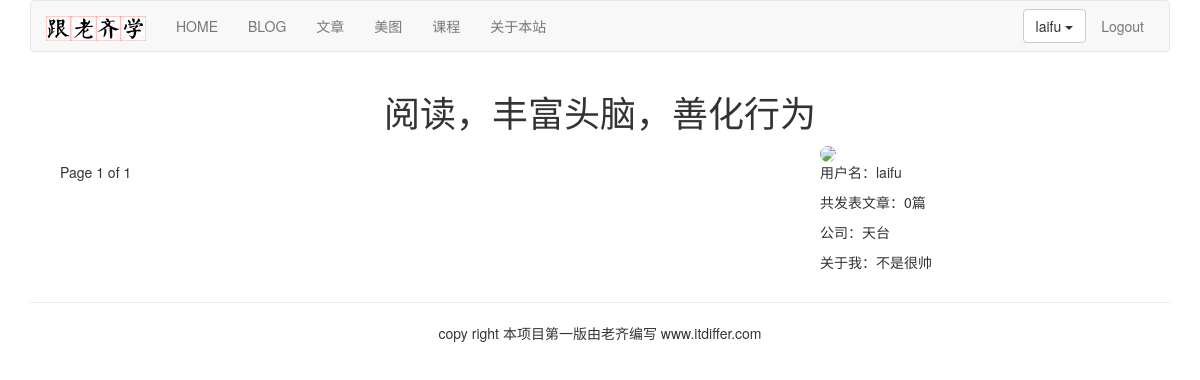
The app's page /article/list-article-titles/laifu/, older data.
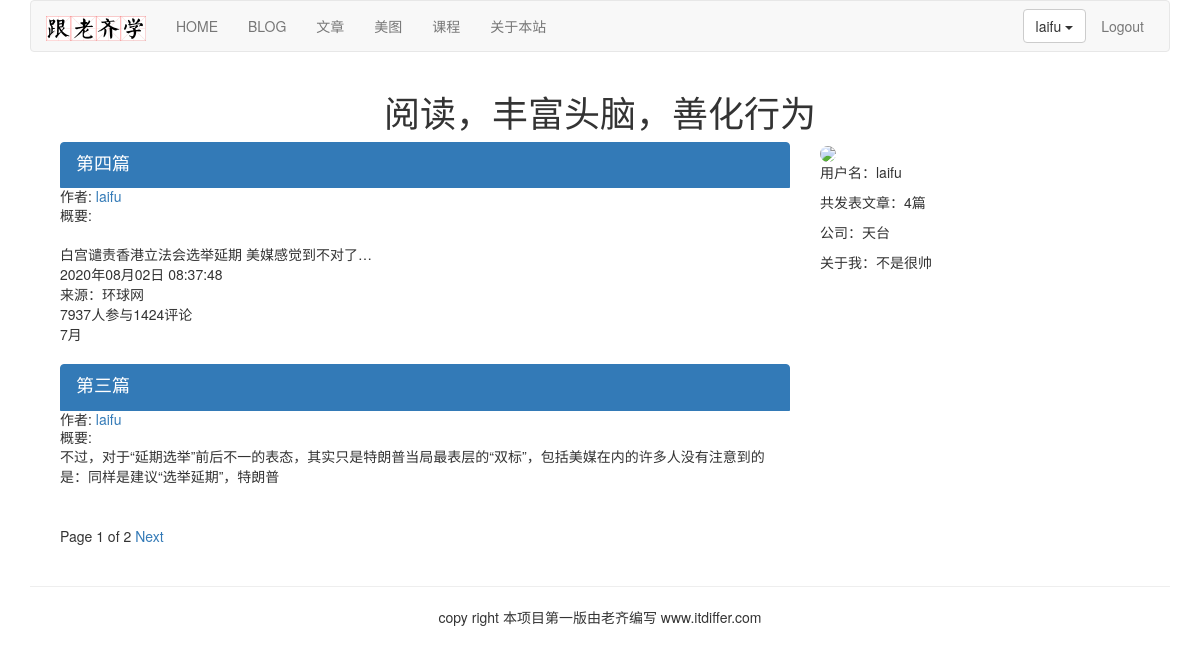
The same page, newer data.
### article/models.py (models this page shows, shortened)
class ArticlePost(models.Model):
    author = models.ForeignKey(User, on_delete=models.CASCADE, related_name="article")
    title = models.CharField(max_length=200)
    slug = models.SlugField(max_length=500)
    column = models.ForeignKey(ArticleColumn, on_delete=models.CASCADE, related_name="article_column")
    body = models.TextField()
    created = models.DateTimeField(default=timezone.now)
    updated = models.DateTimeField(auto_now=True)
    users_like = models.ManyToManyField(User, related_name="articles_like", blank=True)
    article_tag = models.ManyToManyField(ArticleTag, related_name='article_tag', blank=True)
    class Meta:
        ordering = ("-updated",)
        index_together = (('id', 'slug'),)  # 对数据库中这两个字段建立索引
    def get_url_path(self):
        return reverse("article:article_content", args=[self.id, self.slug])

### article/list_views.py (the view)
# urls.py: path('list-article-titles/', list_views.article_titles, name="article_titles"),
def article_titles(request, username=None):
    if username:
        user = User.objects.get(username=username)
        articles_title = ArticlePost.objects.filter(author=user)
        try:
            userinfo = user.userinfo
        except:
            userinfo = None
    else:
        articles_title = ArticlePost.objects.all()
    paginator = Paginator(articles_title, 2)
    page = request.GET.get('page')
    try:
        current_page = paginator.page(page)   # 获取当前页
        articles = current_page.object_list   # 当前页的对象列
    except PageNotAnInteger:
        current_page = paginator.page(1)
        articles = current_page.object_list
    except EmptyPage:
        current_page = paginator.page(paginator.num_pages)
        articles = current_page.object_list
    if username:
        return render(request, "article/list/author_articles.html", {"articles": articles,
                                                                     "page": current_page,
                                                                     "userinfo": userinfo,
                                                                     "user": user})
    return render(request, "article/list/article_titles.html", {"articles": articles,
                                                                "page": current_page})

### article/templatetags/article_tags.py (called while the page is built)
@register.simple_tag
def author_total_articles(user):
    return user.article.count()

### templates/article/list/author_articles.html (shortened to what this page needs)
{% extends "base.html" %}
{% load article_tags %}
{% load static %}
{% block content %}
<div class="row text-center vertical-middle-sm">
    <h1>阅读，丰富头脑，善化行为</h1>
</div>
<div class="container">
<div class="col-md-8">
    {% for article in articles %}
    <div class="list-group">
        <a href="{{article.get_url_path}}" class="list-group-item active">
            <h4 class="list-group-item-heading">{{article.title}}</h4>
        </a>
        <p class="list-group-item-text">作者:
            <a href="{% url 'article:author_articles' article.author.username %}">{{article.author.username}}</a>
        </p>
        <p class="list-group-item-text">概要:{{article.body|slice:'70'|linebreaks}} </p>
    </div>
    {% endfor %}
    {% include "paginator.html" %}
</div>
<div class="col-md-4">
<div>
    {% if userinfo.photo %}
    <img src="{{ userinfo.photo | striptags }}" class="img-circle" id="my_photo" name="user_face" style="width: 300px">
    {% else %}
    <img name="user_face" src="{% static 'images/newton.jpg' %}" class="img-circle" id="my_photo" style="width: 300px">
    {% endif %}
</div>
<div>
    <p>用户名：{{ user.username }}</p>
    <p>共发表文章：{% author_total_articles user %}篇</p>
{% if userinfo %}
    <p>公司：{{ userinfo.company }}</p>
    <p>关于我：{{ userinfo.aboutme }}</p>
{% else %}
    <p>这个作者太懒了，什么也没有留下。</p>
{% endif %}
</div>
</div>
</div>
{% endblock %}

### templates/header.html (shortened to what this page needs)
{% load static %}
<div class="container">
    <nav class="navbar navbar-default" role="navigation">
        <div class="navbar-header">
            <a class="navbar-brand" href="http://www.itdiffer.com">
                <img src="{% static '/images/logo.png' %}" width="100px">
            </a>
        </div>
        <div>
            <ul class="nav navbar-nav" role="navigation">
                <li><a href="{% url 'home' %}">HOME</a></li>
                <li><a href="{% url 'blog:blog_title' %}">BLOG</a></li>
                <li><a href="{% url 'article:article_titles' %}">文章</a></li>
                <li><a href="{% url 'image:falls_images' %}">美图</a></li>
                <li><a href="{% url 'course:course_list' %}">课程</a></li>
                <li><a href="{% url 'course:about'%}">关于本站</a></li>
            </ul>
            <ul class="nav navbar-nav navbar-right" style="margin-right:10px">
                {% if user.is_authenticated %}
                <li>
                    <div class="dropdown" style="margin-top:8px">
                        <button class='btn btn-default dropdown-toggle' type='button' id='dropdownMenu' data-toggle='dropdown'>{{ user.username }}
                            <span class='caret'></span>
                        </button>
                    </div>
                </li>
                <li><a href="{% url 'account:user_logout' %}">Logout</a></li>
                {% else %}
                <li><a href="{% url 'account:user_login' %}">LOGIN</a></li>
                <li><a href="{% url 'account:user_register' %}">Sign up</a></li>
                {% endif %}
            </ul>
        </div>
    </nav>
</div>

Row changes from the older to the newer data that the page shows:
added ArticlePost: title "第四篇", author.username "laifu", body "白宫谴责香港立法会选举延期 美媒感觉到不对了… 2020年08月02日 08:37:48 来源：环球网 7937人参与1424评论 7月"
added ArticlePost: title "第三篇", author.username "laifu", body "不过，对于“延期选举”前后不一的表态，其实只是特朗普当局最表层的“双标”，包括美媒在内的许多人没有注意到的是：同样是建议“选举延期”，特朗普"
Text that changed along with them:
{{ page.paginator.num_pages }}: "1" → "2"
text no longer shown: "0"
text now shown: "Next 4"
